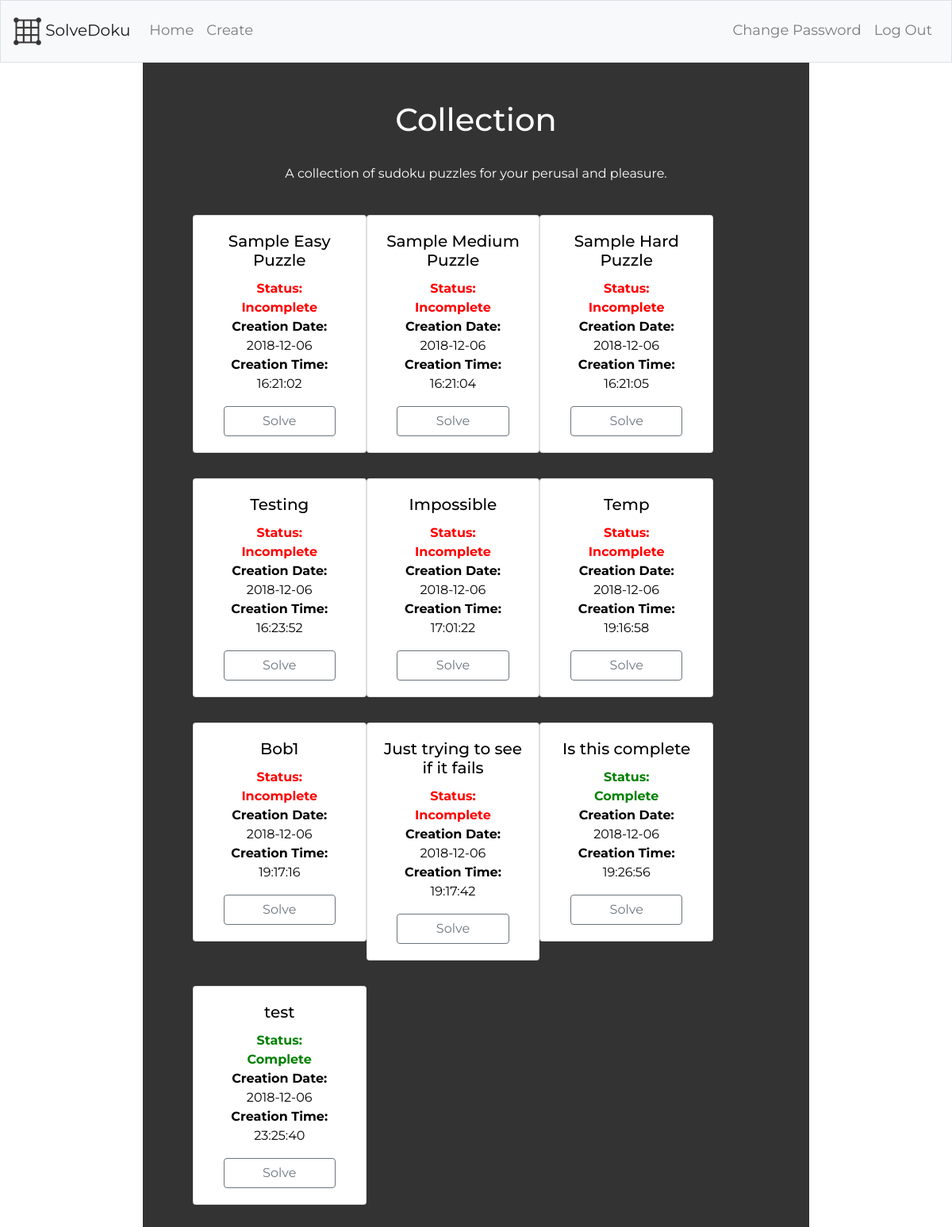
The page / (signed in) on the database its author committed.
### tables this page shows
CREATE TABLE 'collection' ('puzzle_id' integer PRIMARY KEY AUTOINCREMENT NOT NULL, 'user_id' integer,'date' datetime DEFAULT CURRENT_DATE,'time' time DEFAULT CURRENT_TIME, 'complete' boolean DEFAULT 0, 'puzzle_name' text);

### application.py (the view)
@app.route("/", methods=["GET"])
@login_required
def index():
    myPuzzles = db.execute("SELECT puzzle_id, complete, puzzle_name, date, time FROM collection WHERE user_id = :user_id",
                        user_id=session["user_id"])
    return render_template("index.html", puzzles=myPuzzles)

### application.py (called while the page is built)
@app.after_request
def after_request(response):
    response.headers["Cache-Control"] = "no-cache, no-store, must-revalidate"
    response.headers["Expires"] = 0
    response.headers["Pragma"] = "no-cache"
    return response

### helpers.py (called while the page is built)
def login_required(f):
    @wraps(f)
    def decorated_function(*args, **kwargs):
        if session.get("user_id") is None:
            return redirect("/login")
        return f(*args, **kwargs)
    return decorated_function

### templates/index.html (shortened to what this page needs)
{% extends "layout.html" %}
{% block main %}
    <form action="/solve" method="post">
        <h1>
            Collection
        </h1>
        <br>
        {% if puzzles %}
            <p>
                A collection of sudoku puzzles for your perusal and pleasure.
            </p>
            <br>
            <div class="grid card-group">
                {% for puzzle in puzzles %}
                    <div class="grid-item grid-item--width2">
                        <div class="card text-center">
                            <div class="card-body">
                                <h5 class="card-title">{{ puzzle["puzzle_name"] }}</h5>
                                {% if puzzle["complete"] %}
                                    <p class="card-text green"><strong>Status: Complete </strong></p>
                                {% else %}
                                    <p class="card-text red"><strong>Status: Incomplete </strong></p>
                                {% endif %}
                                <p class="card-text"><strong>Creation Date: </strong></p>
                                <p class="card-text">{{ puzzle["date"] }}</p>
                                <p class="card-text"><strong>Creation Time: </strong></p>
                                <p class="card-text">{{ puzzle["time"] }}</p>
                                <a href={{"/solve?puzzle_id="+puzzle["puzzle_id"]|string}} class="btn btn-outline-secondary card-btn" name="puzzle_id">Solve</a>
                            </div>
                        </div>
                    </div>
                {% endfor %}
            </div>
        {% else %}
            <p>
                Uh oh! Looks like your collection is currently empty. Go create some!
            </p>
        {% endif %}
    </form>
{% endblock main %}

### static/styles.css (style rules this page uses)
body { font-family: 'Montserrat', sans-serif; text-align: center; background-image: url("hex.jpg"); color: white; height: 100%; align-items: center; }
p { color: white; width: 80%; margin-left: 10%; }
.grid { margin-left: 2%; }
.grid-item--width2 { width: 30%; min-width: 200px; margin-bottom: 2em; }
.btn { font-size: 2vw; }
.card { color: black; }
.card-text { color: black; margin-top: 0; margin-bottom: 0; text-align: center; }
.card-btn { margin-top: 1em; font-size: 1em; width: 80%; }
.green { color: green; }
.red { color: red; }

### rows shown on the page
collection: puzzle_name "Sample Easy Puzzle", complete "Status: Incomplete", date "2018-12-06", time "16:21:02"
collection: puzzle_name "Sample Medium Puzzle", complete "Status: Incomplete", date "2018-12-06", time "16:21:04"
collection: puzzle_name "Sample Hard Puzzle", complete "Status: Incomplete", date "2018-12-06", time "16:21:05"
collection: puzzle_name "Testing", complete "Status: Incomplete", date "2018-12-06", time "16:23:52"
collection: puzzle_name "Impossible", complete "Status: Incomplete", date "2018-12-06", time "17:01:22"
collection: puzzle_name "Temp", complete "Status: Incomplete", date "2018-12-06", time "19:16:58"
collection: puzzle_name "Bob1", complete "Status: Incomplete", date "2018-12-06", time "19:17:16"
collection: puzzle_name "Just trying to see if it fails", complete "Status: Incomplete", date "2018-12-06", time "19:17:42"
collection: puzzle_name "Is this complete", complete "Status: Complete", date "2018-12-06", time "19:26:56"
collection: puzzle_name "test", complete "Status: Complete", date "2018-12-06", time "23:25:40"
